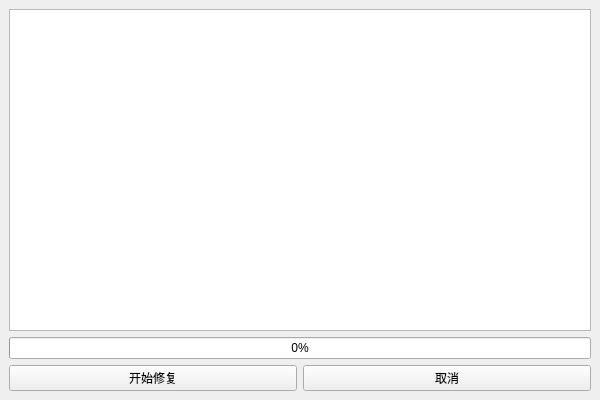
<?xml version="1.0" encoding="UTF-8"?>
<ui version="4.0">
 <class>MainWindow</class>
 <widget class="QMainWindow" name="MainWindow">
  <property name="geometry">
   <rect>
    <x>0</x>
    <y>0</y>
    <width>600</width>
    <height>400</height>
   </rect>
  </property>
  <property name="windowTitle">
   <string>不/存在的你，和我存档修复工具</string>
  </property>
  <widget class="QWidget" name="centralwidget">
   <layout class="QVBoxLayout" name="verticalLayout">
    <item>
     <widget class="QPlainTextEdit" name="logText">
      <property name="readOnly">
       <bool>true</bool>
      </property>
     </widget>
    </item>
    <item>
     <widget class="QProgressBar" name="progressBar">
      <property name="value">
       <number>0</number>
      </property>
     </widget>
    </item>
    <item>
     <layout class="QHBoxLayout" name="horizontalLayout">
      <item>
       <widget class="QPushButton" name="startButton">
        <property name="text">
         <string>开始修复</string>
        </property>
       </widget>
      </item>
      <item>
       <widget class="QPushButton" name="cancelButton">
        <property name="text">
         <string>取消</string>
        </property>
       </widget>
      </item>
     </layout>
    </item>
   </layout>
  </widget>
 </widget>
 <resources/>
 <connections/>
</ui>
